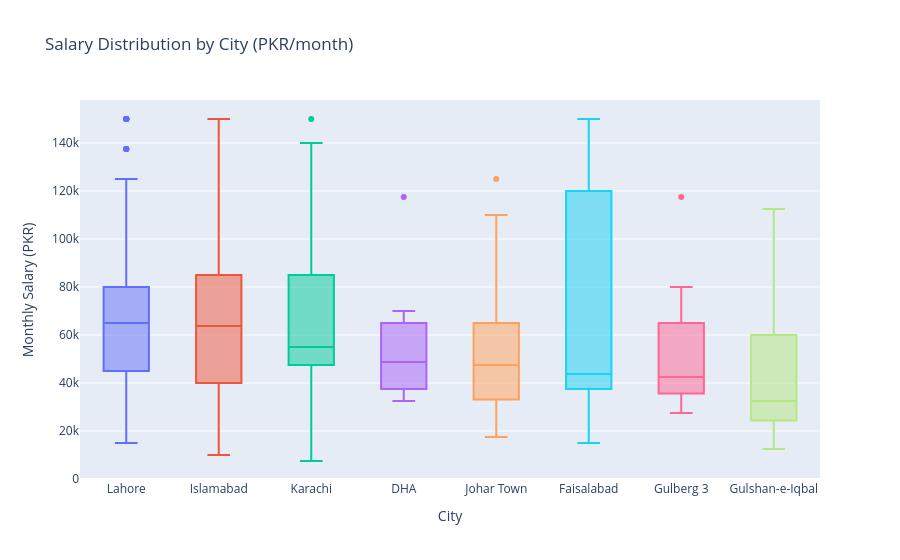

Source (notebook cell):
### Code cell
# --- Salary by City (Box Plot) ---
# Box plot shows median, spread, and outliers — more info than a bar chart
top_cities = df['city'].value_counts().head(8).index.tolist()
city_sal_df = df[df['city'].isin(top_cities) & df['salary_pkr'].notna()]

fig = px.box(
    city_sal_df,
    x='city', y='salary_pkr',
    title='Salary Distribution by City (PKR/month)',
    labels={'city': 'City', 'salary_pkr': 'Monthly Salary (PKR)'},
    color='city',
    category_orders={'city': city_sal_df.groupby('city')['salary_pkr'].median().sort_values(ascending=False).index.tolist()}
)
fig.update_layout(showlegend=False)
fig.show()

### Figure 1 — Plotly figure (JSON) as saved in the notebook; plotly's stock layout.template omitted (floating-point values rounded to 4 significant figures; data arrays with more than 128 entries replaced by an {"elided": "..."} marker saying what was removed)
{"data": [{"alignmentgroup": "True", "hovertemplate": "City=%{x}<br>Monthly Salary (PKR)=%{y}<extra></extra>", "legendgroup": "Lahore", "marker": {"color": "#636efa"}, "name": "Lahore", "notched": false, "offsetgroup": "Lahore", "orientation": "v", "showlegend": true, "type": "box", "x": {"elided": "135 str values"}, "x0": " ", "xaxis": "x", "y": {"elided": "135 float values"}, "y0": " ", "yaxis": "y"}, {"alignmentgroup": "True", "hovertemplate": "City=%{x}<br>Monthly Salary (PKR)=%{y}<extra></extra>", "legendgroup": "Islamabad", "marker": {"color": "#EF553B"}, "name": "Islamabad", "notched": false, "offsetgroup": "Islamabad", "orientation": "v", "showlegend": true, "type": "box", "x": ["Islamabad", "Islamabad", "Islamabad", "Islamabad", "Islamabad", "Islamabad", "Islamabad", "Islamabad", "Islamabad", "Islamabad", "Islamabad", "Islamabad", "Islamabad", "Islamabad", "Islamabad", "Islamabad", "Islamabad", "Islamabad", "Islamabad", "Islamabad", "Islamabad", "Islamabad", "Islamabad", "Islamabad", "Islamabad", "Islamabad", "Islamabad", "Islamabad", "Islamabad", "Islamabad", "Islamabad", "Islamabad", "Islamabad", "Islamabad", "Islamabad", "Islamabad", "Islamabad", "Islamabad", "Islamabad", "Islamabad", "Islamabad", "Islamabad", "Islamabad", "Islamabad", "Islamabad", "Islamabad", "Islamabad", "Islamabad", "Islamabad", "Islamabad", "Islamabad", "Islamabad", "Islamabad", "Islamabad", "Islamabad", "Islamabad", "Islamabad", "Islamabad", "Islamabad", "Islamabad", "Islamabad", "Islamabad", "Islamabad", "Islamabad", "Islamabad", "Islamabad", "Islamabad", "Islamabad", "Islamabad", "Islamabad", "Islamabad", "Islamabad", "Islamabad", "Islamabad", "Islamabad", "Islamabad", "Islamabad", "Islamabad", "Islamabad", "Islamabad", "Islamabad", "Islamabad", "Islamabad", "Islamabad", "Islamabad", "Islamabad", "Islamabad", "Islamabad", "Islamabad", "Islamabad", "Islamabad", "Islamabad", "Islamabad", "Islamabad", "Islamabad", "Islamabad", "Islamabad", "Islamabad", "Islamabad", "Islamabad", "Islamabad", "Islamabad", "Islamabad", "Islamabad", "Islamabad", "Islamabad", "Islamabad", "Islamabad", "Islamabad", "Islamabad", "Islamabad", "Islamabad", "Islamabad", "Islamabad", "Islamabad", "Islamabad", "Islamabad", "Islamabad", "Islamabad", "Islamabad"], "x0": " ", "xaxis": "x", "y": [60000.0, 65000.0, 75000.0, 75000.0, 55000.0, 65000.0, 32500.0, 32500.0, 32500.0, 85000.0, 40000.0, 150000.0, 97500.0, 50000.0, 95000.0, 95000.0, 45000.0, 70000.0, 25000.0, 32500.0, 14500.0, 35000.0, 150000.0, 50000.0, 105000.0, 22500.0, 82500.0, 45000.0, 140000.0, 125000.0, 47500.0, 125000.0, 37500.0, 25000.0, 80000.0, 115000.0, 22500.0, 37500.0, 85000.0, 37500.0, 125000.0, 80000.0, 70000.0, 50000.0, 90000.0, 65000.0, 50000.0, 55000.0, 32500.0, 85000.0, 42500.0, 55000.0, 125000.0, 52500.0, 37500.0, 65000.0, 107500.0, 40000.0, 70000.0, 30000.0, 42500.0, 65000.0, 20000.0, 25000.0, 65000.0, 110000.0, 140000.0, 65000.0, 65000.0, 35000.0, 30000.0, 32500.0, 32500.0, 32500.0, 10000.0, 85000.0, 85000.0, 150000.0, 40000.0, 35000.0, 75000.0, 70000.0, 85000.0, 85000.0, 27500.0, 150000.0, 55000.0, 75000.0, 125000.0, 65000.0, 65000.0, 60000.0, 125000.0, 27500.0, 45000.0, 85000.0, 85000.0, 80000.0, 50000.0, 122500.0, 57500.0, 62500.0, 50000.0, 60000.0, 55000.0, 112500.0, 55000.0, 102500.0, 65000.0, 47500.0, 60000.0, 50000.0, 90000.0, 32500.0, 80000.0, 75000.0, 14500.0, 60000.0, 150000.0, 150000.0], "y0": " ", "yaxis": "y"}, {"alignmentgroup": "True", "hovertemplate": "City=%{x}<br>Monthly Salary (PKR)=%{y}<extra></extra>", "legendgroup": "Karachi", "marker": {"color": "#00cc96"}, "name": "Karachi", "notched": false, "offsetgroup": "Karachi", "orientation": "v", "showlegend": true, "type": "box", "x": ["Karachi", "Karachi", "Karachi", "Karachi", "Karachi", "Karachi", "Karachi", "Karachi", "Karachi", "Karachi", "Karachi", "Karachi", "Karachi", "Karachi", "Karachi", "Karachi", "Karachi", "Karachi", "Karachi", "Karachi", "Karachi", "Karachi", "Karachi", "Karachi", "Karachi", "Karachi", "Karachi", "Karachi", "Karachi", "Karachi", "Karachi", "Karachi", "Karachi", "Karachi", "Karachi", "Karachi", "Karachi", "Karachi", "Karachi", "Karachi", "Karachi", "Karachi", "Karachi", "Karachi", "Karachi", "Karachi", "Karachi", "Karachi", "Karachi", "Karachi"], "x0": " ", "xaxis": "x", "y": [30000.0, 100000.0, 125000.0, 55000.0, 70000.0, 55000.0, 45000.0, 25000.0, 52500.0, 125000.0, 50000.0, 80000.0, 19000.0, 85000.0, 150000.0, 62500.0, 65000.0, 70000.0, 110000.0, 115000.0, 140000.0, 37500.0, 75000.0, 50000.0, 50000.0, 52500.0, 52500.0, 42500.0, 75000.0, 107500.0, 45000.0, 55000.0, 107500.0, 65000.0, 35000.0, 7500.0, 47500.0, 125000.0, 55000.0, 52500.0, 90000.0, 65000.0, 100000.0, 25000.0, 50000.0, 17500.0, 45000.0, 52500.0, 57500.0, 75000.0], "y0": " ", "yaxis": "y"}, {"alignmentgroup": "True", "hovertemplate": "City=%{x}<br>Monthly Salary (PKR)=%{y}<extra></extra>", "legendgroup": "DHA", "marker": {"color": "#ab63fa"}, "name": "DHA", "notched": false, "offsetgroup": "DHA", "orientation": "v", "showlegend": true, "type": "box", "x": ["DHA", "DHA", "DHA", "DHA", "DHA", "DHA", "DHA", "DHA", "DHA", "DHA", "DHA", "DHA", "DHA", "DHA", "DHA", "DHA", "DHA", "DHA", "DHA", "DHA"], "x0": " ", "xaxis": "x", "y": [117500.0, 70000.0, 40000.0, 65000.0, 45000.0, 47500.0, 65000.0, 50000.0, 37500.0, 57500.0, 37500.0, 37500.0, 65000.0, 32500.0, 65000.0, 42500.0, 37500.0, 65000.0, 32500.0, 55000.0], "y0": " ", "yaxis": "y"}, {"alignmentgroup": "True", "hovertemplate": "City=%{x}<br>Monthly Salary (PKR)=%{y}<extra></extra>", "legendgroup": "Johar Town", "marker": {"color": "#FFA15A"}, "name": "Johar Town", "notched": false, "offsetgroup": "Johar Town", "orientation": "v", "showlegend": true, "type": "box", "x": ["Johar Town", "Johar Town", "Johar Town", "Johar Town", "Johar Town", "Johar Town", "Johar Town", "Johar Town", "Johar Town", "Johar Town", "Johar Town", "Johar Town", "Johar Town", "Johar Town", "Johar Town", "Johar Town", "Johar Town", "Johar Town", "Johar Town", "Johar Town", "Johar Town", "Johar Town", "Johar Town", "Johar Town", "Johar Town", "Johar Town", "Johar Town"], "x0": " ", "xaxis": "x", "y": [125000.0, 60000.0, 77500.0, 27500.0, 110000.0, 32500.0, 27500.0, 65000.0, 60000.0, 35000.0, 27500.0, 47500.0, 17500.0, 57500.0, 40000.0, 22500.0, 35000.0, 27500.0, 55000.0, 90000.0, 45000.0, 40000.0, 65000.0, 65000.0, 90000.0, 35000.0, 50000.0], "y0": " ", "yaxis": "y"}, {"alignmentgroup": "True", "hovertemplate": "City=%{x}<br>Monthly Salary (PKR)=%{y}<extra></extra>", "legendgroup": "Faisalabad", "marker": {"color": "#19d3f3"}, "name": "Faisalabad", "notched": false, "offsetgroup": "Faisalabad", "orientation": "v", "showlegend": true, "type": "box", "x": ["Faisalabad", "Faisalabad", "Faisalabad", "Faisalabad", "Faisalabad", "Faisalabad", "Faisalabad", "Faisalabad"], "x0": " ", "xaxis": "x", "y": [15000.0, 47500.0, 40000.0, 40000.0, 35000.0, 150000.0, 140000.0, 100000.0], "y0": " ", "yaxis": "y"}, {"alignmentgroup": "True", "hovertemplate": "City=%{x}<br>Monthly Salary (PKR)=%{y}<extra></extra>", "legendgroup": "Gulberg 3", "marker": {"color": "#FF6692"}, "name": "Gulberg 3", "notched": false, "offsetgroup": "Gulberg 3", "orientation": "v", "showlegend": true, "type": "box", "x": ["Gulberg 3", "Gulberg 3", "Gulberg 3", "Gulberg 3", "Gulberg 3", "Gulberg 3", "Gulberg 3", "Gulberg 3", "Gulberg 3", "Gulberg 3", "Gulberg 3", "Gulberg 3", "Gulberg 3", "Gulberg 3", "Gulberg 3", "Gulberg 3", "Gulberg 3", "Gulberg 3", "Gulberg 3"], "x0": " ", "xaxis": "x", "y": [37500.0, 37500.0, 80000.0, 80000.0, 50000.0, 67500.0, 75000.0, 35000.0, 35000.0, 35000.0, 35000.0, 37500.0, 47500.0, 57500.0, 27500.0, 40000.0, 42500.0, 117500.0, 50000.0], "y0": " ", "yaxis": "y"}, {"alignmentgroup": "True", "hovertemplate": "City=%{x}<br>Monthly Salary (PKR)=%{y}<extra></extra>", "legendgroup": "Gulshan-e-Iqbal", "marker": {"color": "#B6E880"}, "name": "Gulshan-e-Iqbal", "notched": false, "offsetgroup": "Gulshan-e-Iqbal", "orientation": "v", "showlegend": true, "type": "box", "x": ["Gulshan-e-Iqbal", "Gulshan-e-Iqbal", "Gulshan-e-Iqbal", "Gulshan-e-Iqbal", "Gulshan-e-Iqbal", "Gulshan-e-Iqbal", "Gulshan-e-Iqbal", "Gulshan-e-Iqbal", "Gulshan-e-Iqbal", "Gulshan-e-Iqbal", "Gulshan-e-Iqbal", "Gulshan-e-Iqbal", "Gulshan-e-Iqbal"], "x0": " ", "xaxis": "x", "y": [30000.0, 30000.0, 112500.0, 60000.0, 32500.0, 60000.0, 25000.0, 45000.0, 55000.0, 12500.0, 12500.0, 22500.0, 95000.0], "y0": " ", "yaxis": "y"}], "layout": {"boxmode": "overlay", "legend": {"title": {"text": "City"}, "tracegroupgap": 0}, "showlegend": false, "title": {"text": "Salary Distribution by City (PKR/month)"}, "xaxis": {"anchor": "y", "categoryarray": ["Lahore", "Islamabad", "Karachi", "DHA", "Johar Town", "Faisalabad", "Gulberg 3", "Gulshan-e-Iqbal"], "categoryorder": "array", "domain": [0, 1], "title": {"text": "City"}}, "yaxis": {"anchor": "x", "domain": [0, 1], "title": {"text": "Monthly Salary (PKR)"}}}}
